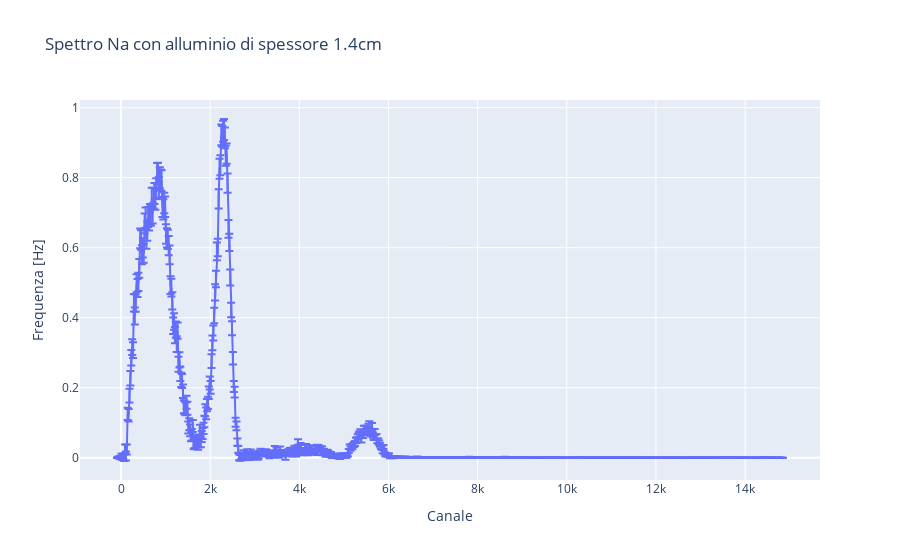

Source (notebook cell):
### Code cell
'''

    ALLUMINIO 1.4CM

'''

segnale_14cm = pd.read_csv(r'C:\Users\Black\Desktop\Esperimentazioni di Nucleare e Subnucleare\SiPM\Spettrometria Gamma\BGO\Alluminio\Data\1.4cm.csv', sep=' \t', engine='python')
channel_14 = np.array(segnale_14cm['Channel'])
counts_14 = np.array(segnale_14cm['Counts'])

# calculating frequency and removing background noise
frequency_14 = frequency_converter(counts_14, time_signal=1200)
background_14 = SNIP_algorithm(frequency_14[0], iterations=15)
frequency_14 = (frequency_14[0] - background_14, frequency_14[1])

# plot
fig = px.line(x=channel_14, y=frequency_14[0], error_y=frequency_14[1], title='Spettro Na con alluminio di spessore 1.4cm', labels={'x':'Canale', 'y':'Frequenza [Hz]'})
fig.show()

trapz_integral_14 = trapz_integral(channel_14, frequency_14, [1700, 2650])

ls = LeastSquares(channel_14, frequency_14[0], frequency_14[1], func2)
m = Minuit(ls, A1=trapz_integral_14, mu1=2300, sigma1=400, A2=trapz_integral_14*0.1, mu2=2000, sigma2=100)
ls.mask = (channel_14 > 1670) & (channel_14 < 2790)
m.migrad()
m.hesse()
display(m)

area_tot = m.values['A1'] + m.values['A2']
err_area_tot = np.sqrt(m.errors['A1']**2 + m.errors['A2']**2)

print(f'Area picco con integrale trapezoidale: {trapz_integral_14:.2f}')
print(f'Area picco con integrale fit: {area_tot} ± {err_area_tot:.2f}')

intensità_511KeV.append(area_tot)
err_intensità_511KeV.append(err_area_tot)
intensità_trapz_511KeV.append(trapz_integral_14)


# calcolo errore sistematico DOWN
frequency_14 = frequency_converter(counts_14, time_signal=1200)
background_14 = SNIP_algorithm(frequency_14[0], iterations=16)
frequency_14 = (frequency_14[0] - background_14, frequency_14[1])

trapz_integral_14 = trapz_integral(channel_14, frequency_14, [1700, 2650])

ls = LeastSquares(channel_14, frequency_14[0], frequency_14[1], func2)
m = Minuit(ls, A1=trapz_integral_14, mu1=2300, sigma1=400, A2=trapz_integral_14*0.1, mu2=2000, sigma2=100)
ls.mask = (channel_14 > 1670) & (channel_14 < 2790)
m.migrad()
m.hesse()
display(m)

area_down = m.values['A1'] + m.values['A2']
print(f'Area picco con integrale fit: {area_down:.2f}')

# calcolo errore sistematico UP
frequency_14 = frequency_converter(counts_14, time_signal=1200)
background_14 = SNIP_algorithm(frequency_14[0], iterations=14)
frequency_14 = (frequency_14[0] - background_14, frequency_14[1])

trapz_integral_14 = trapz_integral(channel_14, frequency_14, [1700, 2650])

ls = LeastSquares(channel_14, frequency_14[0], frequency_14[1], func2)
m = Minuit(ls, A1=trapz_integral_14, mu1=2300, sigma1=400, A2=trapz_integral_14*0.1, mu2=2000, sigma2=100)
ls.mask = (channel_14 > 1670) & (channel_14 < 2790)
m.migrad()
m.hesse()
display(m)

area_up = m.values['A1'] + m.values['A2']
print(f'Area picco con integrale fit: {area_up:.2f}')

err_sistematico = abs(area_up - area_down)/2
err_sistematico_511KeV.append(err_sistematico)
print(f'Errore statistico: {err_area_tot:.2f}')
print(f'Errore sistematico: {err_sistematico:.2f}')

### Figure 1 — Plotly figure (JSON) as saved in the notebook; plotly's stock layout.template omitted (floating-point values rounded to 4 significant figures; data arrays with more than 128 entries replaced by an {"elided": "..."} marker saying what was removed)
{"data": [{"error_y": {"array": {"elided": "748 float values"}}, "hovertemplate": "Canale=%{x}<br>Frequenza [Hz]=%{y}<extra></extra>", "legendgroup": "", "line": {"color": "#636efa", "dash": "solid"}, "marker": {"symbol": "circle"}, "mode": "lines", "name": "", "orientation": "v", "showlegend": false, "type": "scatter", "x": {"elided": "748 int values"}, "xaxis": "x", "y": {"elided": "748 float values"}, "yaxis": "y"}], "layout": {"legend": {"tracegroupgap": 0}, "title": {"text": "Spettro Na con alluminio di spessore 1.4cm"}, "xaxis": {"anchor": "y", "domain": [0, 1], "title": {"text": "Canale"}}, "yaxis": {"anchor": "x", "domain": [0, 1], "title": {"text": "Frequenza [Hz]"}}}}
